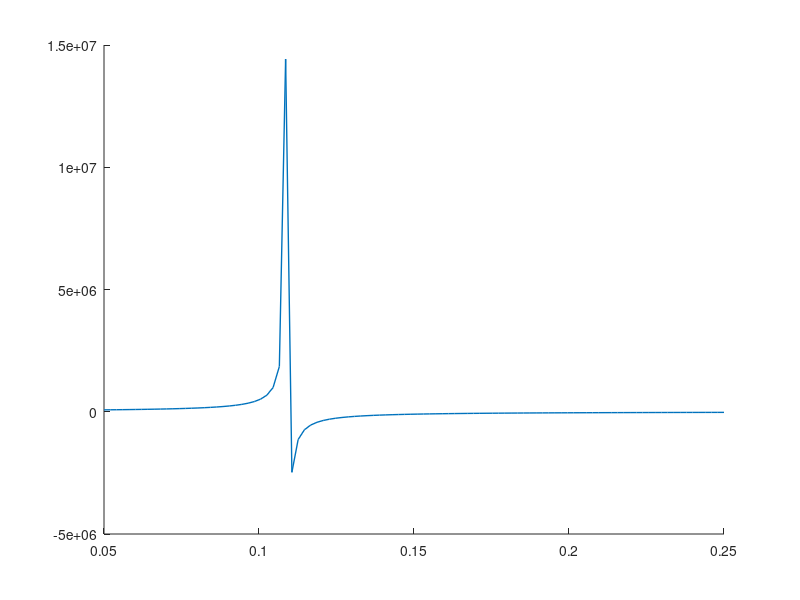

Reproduce this figure in MATLAB. (Note: this script raises an error after producing the figure.)
%AAE 251 Fall 2024
%ISA 4
%AAE251_ISA4_1
%Author: Hudson Reynolds

% close all currently open
clc,clear, close all

%% Initializations:
OmegaEarth = 7.292e-5; % sidereal rate [rad s^-1]
radEarth = 6380;       % radius of earth [km]
muEarth = 3.986e5;     % gravitational parameter [km^3 s^-2]
dVLoss = 1.7;          % delta-V loss [km s^-1]
radOrbit = 220;        % orbital altitude [km]
latKSC = [28,31,27];   % latitude [degree, min, sec]
Az= 90;                % azimuth of launch [deg]
isp = 420;             % isp of rocket [s]
mPay = 4800;           % payload mass [kg]
g =9.807;              % gravitational acceleration [m/s^2]
plotVal = 1;           % turn plotting on or off


%% Calculations:

%start by finding the total delta V requirements of the vehicle:

latKSC = latKSC(1) + (latKSC(2)/60) + (latKSC(3)/3600);

dV_EarthHelp = OmegaEarth * radEarth * cosd(latKSC) * sind(Az);

a = radOrbit + radEarth;

dVLEO = sqrt(muEarth / a);

orbitalInc = acosd(sind(Az) * cosd(latKSC));

nu = abs(orbitalInc - 28);
dVIncChange = 2 * dVLEO * sind(nu/2);

dVtot = dVLEO + dVLoss + dVIncChange - dV_EarthHelp

% find the inert mass fraction

fInert = linspace(0.05, 0.25, 100);

C = isp * g;

massRatio = exp(dVtot*1000/C);

mProp = mPay * (massRatio - 1) * (1 - fInert) ./ (1 - fInert .* massRatio);

mInert = -fInert .* mProp ./ (fInert - 1);

mI = mPay + mProp + mInert;


if plotVal == 1
    close all
    
    hfig = figure;  % save the figure handle in a variable
    fname = 'fInert v Mass Plot';

    hold on   
    
    plot(fInert, mI, "LineWidth", 1)
    xline(1/massRatio, 'r--', 'LineWidth', 1)
    title("GLOW v. $f_{inert}$")
    xlabel("$f_{inert}$")
    ylabel("GLOW [kg]")
    legend('GLOW', 'Singularity')
    
    
    
    picturewidth = 20; % set the width of image in cm
    hw_ratio = .6; % aspect ratio
    set(findall(hfig,'-property','FontSize'),'FontSize',16) % adjust font size
    
    
    grid on
    
    set(findall(hfig,'-property','Box'),'Box','off') % turn off box
    set(findall(hfig,'-property','Interpreter'),'Interpreter','latex') 
    set(findall(hfig,'-property','TickLabelInterpreter'),'TickLabelInterpreter','latex')
    
    set(hfig,'Units','centimeters','Position',[3 3 picturewidth hw_ratio*picturewidth])
    pos = get(hfig,'Position');
    set(hfig,'PaperPositionMode','Auto','PaperUnits','centimeters','PaperSize',[pos(3), pos(4)])
    %print(hfig,fname,'-dpdf','-vector','-fillpage')
    
    print(hfig,fname,'-dpng','-r300')
end




